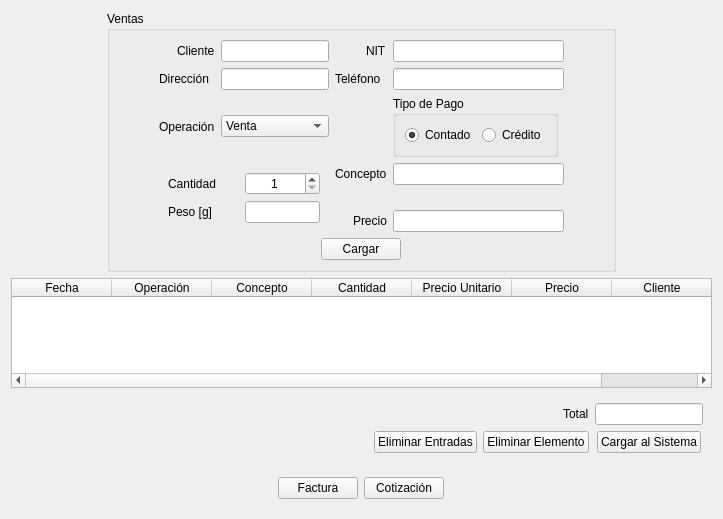
              <widget class="QWidget" name="scrollAreaWidgetContents_7">
               <property name="geometry">
                <rect>
                 <x>0</x>
                 <y>0</y>
                 <width>723</width>
                 <height>519</height>
                </rect>
               </property>
               <layout class="QGridLayout" name="gridLayout_36">
                <item row="0" column="0" alignment="Qt::AlignHCenter">
                 <widget class="QGroupBox" name="groupBox_11">
                  <property name="title">
                   <string>Ventas</string>
                  </property>
                  <layout class="QGridLayout" name="gridLayout_37">
                   <item row="1" column="3">
                    <widget class="QLabel" name="label_53">
                     <property name="text">
                      <string>Teléfono</string>
                     </property>
                    </widget>
                   </item>
                   <item row="1" column="1">
                    <widget class="QLabel" name="label_54">
                     <property name="text">
                      <string>Dirección</string>
                     </property>
                    </widget>
                   </item>
                   <item row="3" column="0">
                    <spacer name="horizontalSpacer_13">
                     <property name="orientation">
                      <enum>Qt::Horizontal</enum>
                     </property>
                     <property name="sizeType">
                      <enum>QSizePolicy::Expanding</enum>
                     </property>
                     <property name="sizeHint" stdset="0">
                      <size>
                       <width>40</width>
                       <height>20</height>
                      </size>
                     </property>
                    </spacer>
                   </item>
                   <item row="6" column="3" alignment="Qt::AlignRight">
                    <widget class="QLabel" name="label_55">
                     <property name="text">
                      <string>Precio</string>
                     </property>
                    </widget>
                   </item>
                   <item row="8" column="1" colspan="5" alignment="Qt::AlignHCenter">
                    <widget class="QPushButton" name="pushButton_31">
                     <property name="maximumSize">
                      <size>
                       <width>16777215</width>
                       <height>16777215</height>
                      </size>
                     </property>
                     <property name="text">
                      <string>Cargar</string>
                     </property>
                    </widget>
                   </item>
                   <item row="3" column="4" colspan="2">
                    <widget class="QLineEdit" name="lineEdit_43">
                     <property name="sizePolicy">
                      <sizepolicy hsizetype="Expanding" vsizetype="Fixed">
                       <horstretch>0</horstretch>
                       <verstretch>0</verstretch>
                      </sizepolicy>
                     </property>
                     <property name="maximumSize">
                      <size>
                       <width>16777215</width>
                       <height>16777215</height>
                      </size>
                     </property>
                     <property name="alignment">
                      <set>Qt::AlignCenter</set>
                     </property>
                    </widget>
                   </item>
                   <item row="3" column="3" alignment="Qt::AlignRight">
                    <widget class="QLabel" name="label_56">
                     <property name="text">
                      <string>Concepto</string>
                     </property>
                    </widget>
                   </item>
                   <item row="6" column="4" colspan="2">
                    <widget class="QLineEdit" name="lineEdit_44">
                     <property name="maximumSize">
                      <size>
                       <width>16777215</width>
                       <height>16777215</height>
                      </size>
                     </property>
                     <property name="alignment">
                      <set>Qt::AlignCenter</set>
                     </property>
                    </widget>
                   </item>
                   <item row="0" column="2">
                    <widget class="QLineEdit" name="lineEdit_45">
                     <property name="maximumSize">
                      <size>
                       <width>16777215</width>
                       <height>16777215</height>
                      </size>
                     </property>
                     <property name="alignment">
                      <set>Qt::AlignCenter</set>
                     </property>
                    </widget>
                   </item>
                   <item row="0" column="3" alignment="Qt::AlignRight">
                    <widget class="QLabel" name="label_57">
                     <property name="text">
                      <string>NIT</string>
                     </property>
                    </widget>
                   </item>
                   <item row="0" column="4" colspan="2">
                    <widget class="QLineEdit" name="lineEdit_46">
                     <property name="alignment">
                      <set>Qt::AlignCenter</set>
                     </property>
                    </widget>
                   </item>
                   <item row="0" column="1" alignment="Qt::AlignRight">
                    <widget class="QLabel" name="label_58">
                     <property name="text">
                      <string>Cliente</string>
                     </property>
                    </widget>
                   </item>
                   <item row="3" column="6">
                    <spacer name="horizontalSpacer_14">
                     <property name="orientation">
                      <enum>Qt::Horizontal</enum>
                     </property>
                     <property name="sizeType">
                      <enum>QSizePolicy::Expanding</enum>
                     </property>
                     <property name="sizeHint" stdset="0">
                      <size>
                       <width>40</width>
                       <height>20</height>
                      </size>
                     </property>
                    </spacer>
                   </item>
                   <item row="1" column="2">
                    <widget class="QLineEdit" name="lineEdit_47">
                     <property name="alignment">
                      <set>Qt::AlignCenter</set>
                     </property>
                    </widget>
                   </item>
                   <item row="1" column="4" colspan="2">
                    <widget class="QLineEdit" name="lineEdit_48">
                     <property name="alignment">
                      <set>Qt::AlignCenter</set>
                     </property>
                    </widget>
                   </item>
                   <item row="2" column="2">
                    <widget class="QComboBox" name="comboBox_5">
                     <property name="sizePolicy">
                      <sizepolicy hsizetype="Expanding" vsizetype="Fixed">
                       <horstretch>0</horstretch>
                       <verstretch>0</verstretch>
                      </sizepolicy>
                     </property>
                     <item>
                      <property name="text">
                       <string>Venta</string>
                      </property>
                     </item>
                     <item>
                      <property name="text">
                       <string>Compra</string>
                      </property>
                     </item>
                     <item>
                      <property name="text">
                       <string>Transporte</string>
                      </property>
                     </item>
                     <item>
                      <property name="text">
                       <string>Pago</string>
                      </property>
                     </item>
                     <item>
                      <property name="text">
                       <string>Prestamo</string>
                      </property>
                     </item>
                     <item>
                      <property name="text">
                       <string>Retiro</string>
                      </property>
                     </item>
                     <item>
                      <property name="text">
                       <string>Gasto</string>
                      </property>
                     </item>
                    </widget>
                   </item>
                   <item row="2" column="1">
                    <widget class="QLabel" name="label_59">
                     <property name="text">
                      <string>Operación</string>
                     </property>
                    </widget>
                   </item>
                   <item row="2" column="4">
                    <widget class="QGroupBox" name="groupBox_12">
                     <property name="title">
                      <string>Tipo de Pago</string>
                     </property>
                     <layout class="QGridLayout" name="gridLayout_38">
                      <item row="0" column="0" alignment="Qt::AlignHCenter">
                       <widget class="QRadioButton" name="radioButton_9">
                        <property name="text">
                         <string>Contado</string>
                        </property>
                        <property name="checked">
                         <bool>true</bool>
                        </property>
                       </widget>
                      </item>
                      <item row="0" column="1">
                       <widget class="QRadioButton" name="radioButton_10">
                        <property name="text">
                         <string>Crédito</string>
                        </property>
                       </widget>
                      </item>
                     </layout>
                    </widget>
                   </item>
                   <item row="3" column="1" rowspan="4" colspan="2">
                    <widget class="QWidget" name="widget_16" native="true">
                     <layout class="QGridLayout" name="gridLayout_39">
                      <item row="1" column="0">
                       <widget class="QLabel" name="label_60">
                        <property name="text">
                         <string>Peso [g]</string>
                        </property>
                       </widget>
                      </item>
                      <item row="1" column="1">
                       <widget class="QLineEdit" name="lineEdit_49">
                        <property name="sizePolicy">
                         <sizepolicy hsizetype="Expanding" vsizetype="Fixed">
                          <horstretch>0</horstretch>
                          <verstretch>0</verstretch>
                         </sizepolicy>
                        </property>
                        <property name="minimumSize">
                         <size>
                          <width>0</width>
                          <height>0</height>
                         </size>
                        </property>
                        <property name="maximumSize">
                         <size>
                          <width>75</width>
                          <height>16777215</height>
                         </size>
                        </property>
                       </widget>
                      </item>
                      <item row="0" column="1">
                       <widget class="QSpinBox" name="spinBox_5">
                        <property name="sizePolicy">
                         <sizepolicy hsizetype="Expanding" vsizetype="Fixed">
                          <horstretch>0</horstretch>
                          <verstretch>0</verstretch>
                         </sizepolicy>
                        </property>
                        <property name="maximumSize">
                         <size>
                          <width>75</width>
                          <height>16777215</height>
                         </size>
                        </property>
                        <property name="alignment">
                         <set>Qt::AlignCenter</set>
                        </property>
                        <property name="minimum">
                         <number>1</number>
                        </property>
                       </widget>
                      </item>
                      <item row="0" column="0">
                       <widget class="QLabel" name="label_61">
                        <property name="text">
                         <string>Cantidad</string>
                        </property>
                       </widget>
                      </item>
                     </layout>
                    </widget>
                   </item>
                  </layout>
                 </widget>
                </item>
                <item row="1" column="0">
                 <widget class="QTableWidget" name="tableWidget_7">
                  <property name="sizePolicy">
                   <sizepolicy hsizetype="Preferred" vsizetype="Expanding">
                    <horstretch>0</horstretch>
                    <verstretch>0</verstretch>
                   </sizepolicy>
                  </property>
                  <property name="alternatingRowColors">
                   <bool>true</bool>
                  </property>
                  <property name="selectionMode">
                   <enum>QAbstractItemView::SingleSelection</enum>
                  </property>
                  <property name="selectionBehavior">
                   <enum>QAbstractItemView::SelectRows</enum>
                  </property>
                  <property name="sortingEnabled">
                   <bool>true</bool>
                  </property>
                  <column>
                   <property name="text">
                    <string>Fecha</string>
                   </property>
                   <property name="textAlignment">
                    <set>AlignCenter</set>
                   </property>
                  </column>
                  <column>
                   <property name="text">
                    <string>Operación</string>
                   </property>
                   <property name="textAlignment">
                    <set>AlignCenter</set>
                   </property>
                  </column>
                  <column>
                   <property name="text">
                    <string>Concepto</string>
                   </property>
                   <property name="textAlignment">
                    <set>AlignCenter</set>
                   </property>
                  </column>
                  <column>
                   <property name="text">
                    <string>Cantidad</string>
                   </property>
                   <property name="textAlignment">
                    <set>AlignCenter</set>
                   </property>
                  </column>
                  <column>
                   <property name="text">
                    <string>Precio Unitario</string>
                   </property>
                   <property name="textAlignment">
                    <set>AlignCenter</set>
                   </property>
                  </column>
                  <column>
                   <property name="text">
                    <string>Precio</string>
                   </property>
                   <property name="textAlignment">
                    <set>AlignCenter</set>
                   </property>
                  </column>
                  <column>
                   <property name="text">
                    <string>Cliente</string>
                   </property>
                   <property name="textAlignment">
                    <set>AlignCenter</set>
                   </property>
                  </column>
                 </widget>
                </item>
                <item row="2" column="0" alignment="Qt::AlignRight|Qt::AlignVCenter">
                 <widget class="QWidget" name="widget_17" native="true">
                  <layout class="QGridLayout" name="gridLayout_40">
                   <item row="0" column="1" alignment="Qt::AlignRight">
                    <widget class="QLabel" name="label_62">
                     <property name="text">
                      <string>Total</string>
                     </property>
                    </widget>
                   </item>
                   <item row="1" column="2" alignment="Qt::AlignHCenter">
                    <widget class="QPushButton" name="pushButton_32">
                     <property name="text">
                      <string>Cargar al Sistema</string>
                     </property>
                    </widget>
                   </item>
                   <item row="1" column="1">
                    <widget class="QPushButton" name="pushButton_33">
                     <property name="sizePolicy">
                      <sizepolicy hsizetype="Minimum" vsizetype="Fixed">
                       <horstretch>0</horstretch>
                       <verstretch>0</verstretch>
                      </sizepolicy>
                     </property>
                     <property name="maximumSize">
                      <size>
                       <width>16777215</width>
                       <height>16777215</height>
                      </size>
                     </property>
                     <property name="text">
                      <string>Eliminar Elemento</string>
                     </property>
                    </widget>
                   </item>
                   <item row="0" column="2">
                    <widget class="QLineEdit" name="lineEdit_50">
                     <property name="alignment">
                      <set>Qt::AlignCenter</set>
                     </property>
                    </widget>
                   </item>
                   <item row="1" column="0">
                    <widget class="QPushButton" name="pushButton_34">
                     <property name="text">
                      <string>Eliminar Entradas</string>
                     </property>
                    </widget>
                   </item>
                  </layout>
                 </widget>
                </item>
                <item row="4" column="0" alignment="Qt::AlignHCenter">
                 <widget class="QWidget" name="widget_18" native="true">
                  <layout class="QFormLayout" name="formLayout_5">
                   <item row="0" column="0">
                    <widget class="QPushButton" name="pushButton_35">
                     <property name="text">
                      <string>Factura</string>
                     </property>
                    </widget>
                   </item>
                   <item row="0" column="1">
                    <widget class="QPushButton" name="pushButton_36">
                     <property name="text">
                      <string>Cotización</string>
                     </property>
                    </widget>
                   </item>
                  </layout>
                 </widget>
                </item>
               </layout>
              </widget>
